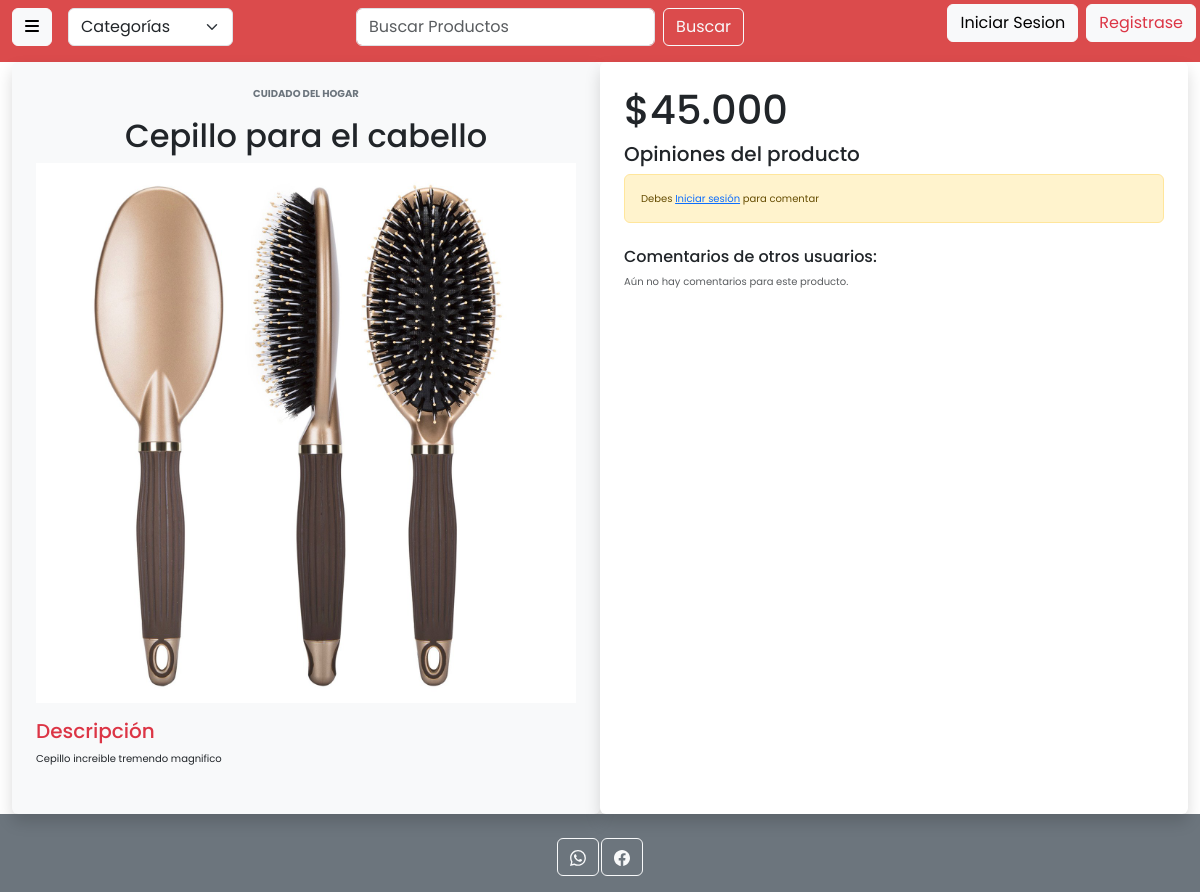
Screenshot of /index.php?action=productinfo&codigo=7 with the database file from the repository.
### tables this page shows
CREATE TABLE IF NOT EXISTS `producto` (
  `codigo` int NOT NULL AUTO_INCREMENT,
  `IdCategoria` int NOT NULL,
  `descripcion` varchar(300) DEFAULT NULL,
  `precio` bigint DEFAULT NULL,
  `foto` blob,
  `nombre` varchar(25) DEFAULT NULL,
  `cantidad` int NOT NULL,
  `estado` tinyint(1) DEFAULT '1',
  PRIMARY KEY (`codigo`),
  KEY `IdCategoria` (`IdCategoria`)
);

CREATE TABLE IF NOT EXISTS `categoria` (
  `IdCategoria` int NOT NULL AUTO_INCREMENT,
  `nombre` varchar(35) DEFAULT NULL,
  PRIMARY KEY (`IdCategoria`)
);

### controller/ProductoController.php (called while the page is built, shortened)
<?php
require_once './model/ProductoModel.php';
require_once './config/database.php';
class ProductoController
{
    private $ProductoModel;
    public function __construct()
    {
        $database = new Database();
        $this->db = $database->getConnection();
        $this->ProductoModel = new ProductoModel($this->db);
    }
    public function ProductoByCodigo()
    {
        $codigo = $_GET['codigo'] ?? '';
        return $this->ProductoModel->ProductoByCodigoWithCategoria($codigo);
    }
}

### config/database.php (called while the page is built, shortened)
<?php
class Database{
private $host ="localhost";
private $dtabase = "inver_magnus";
private $username = "root";
private $password = "";
public function getConnection(){
    $this->conn = null;
    try{
        $this->conn = new PDO("mysql:host=".$this->host. ";dbname=".$this->dtabase, $this->username, $this->password);
        $this->conn->exec("set names utf8");
    }catch(PDOException $exception){
        echo "Error de conexión ".$exception->getMessage();
    }
    return $this->conn;
}
}

### model/ProductoModel.php (called while the page is built, shortened)
<?php
class ProductoModel{
    private $conn;
    private $table = 'producto';
    public function __construct($db){
        $this->conn= $db;
    }
    public function ProductoByCodigoWithCategoria($codigo){
        $query = "SELECT p.*, c.nombre AS categoria_nombre FROM " . $this->table . " p
                  LEFT JOIN categoria c ON p.IdCategoria = c.IdCategoria
                  WHERE p.codigo LIKE ?";
        $stmt = $this->conn->prepare($query);
        $stmt->execute(['%' . $codigo . '%']);
        return $stmt->fetchAll(PDO::FETCH_ASSOC);
    }
    }

### views/productinfo.php (the view, shortened to what this page needs)
<!DOCTYPE html>
<html lang="es">
<head>
    <link rel="stylesheet" href="https://cdn.jsdelivr.net/npm/bootstrap@5.3.2/dist/css/bootstrap.min.css">
    <link rel="stylesheet" href="css/productinfo.css">
    <link rel="stylesheet" href="https://cdnjs.cloudflare.com/ajax/libs/font-awesome/6.0.0-beta3/css/all.min.css" />
</head>
<body>
    <div class="container-fluid" id="cajamadre">
        <div class="row">
            <div class="col-md-3 d-flex align-items-center gap-2">
                <button class="btn btn-light me-2" type="button" data-bs-toggle="offcanvas" data-bs-target="#menuLateral" aria-controls="menuLateral" aria-label="Toggle navigation">
                    <i class="fas fa-bars"></i>
                </button>
                <form method="get" action="index.php?action=verCategoria">
                    <select name="IdCategoria" class="form-select w-75" onchange="this.form.submit()">
                        <option value="">Categorías</option>
                    </select>
                </form>
            </div>
            <div class="col-md-5 p-1">
                <form action="index.php?action=barraBusqueda" method="get" class="d-flex p-1">
                    <input class="form-control mx-5 me-2" name="nombre" type="text" placeholder="Buscar Productos" />
                    <button class="btn btn-outline-light me-5" type="submit">Buscar</button>
                </form>
            </div>
            <?php
            $logeado = isset($_SESSION['cliente']);
            ?>
            <?php if (!$logeado): ?>
                <div id="regis" class="col-md-4 p-1 d-flex justify-content-end">
                    <form action="index.php?action=login" method="GET" class="me-2">
                        <button type="submit" name="action" value="login" class="btn btn-light text-black h-100">Iniciar Sesion</button>
                    </form>
                    <form action="index.php?action=insertUser" method="GET" class="">
                        <button type="submit" name="action" value="insertUser" class="btn btn-light text-danger h-100 ">Registrase</button>
                    </form>
                </div>
            <?php endif; ?>
            <div id="regis" class="col-md-4 p-1 d-flex justify-content-end align-items-center">
            </div>
        </div>
    </div>
    <div class="container-fluid" id="detallesproducto">
        <div class="container-fluid">
            <div class="row">
                <div class="col-md-6 p-4 bg-light rounded shadow">
                    <?php foreach ($Productos as $producto): ?>
                        <p class="text-uppercase fw-bold text-center text-secondary"><?php echo $producto['categoria_nombre']; ?></p>
                        <h2 class="text-center"><?php echo $producto['nombre']; ?></h2>
                        <img src="photo/<?= $producto['foto'] ?>" alt="Imagen producto" class="img-fluid d-block mx-auto">
                        <div class="text-start mt-3">
                            <h5 class="text-danger">Descripción</h5>
                            <p><?php echo $producto['descripcion']; ?></p>
                        </div>
                </div>
                <div class="col-md-6 p-4 bg-white rounded shadow">
                    <h1 class="text-start">$<?= number_format($producto['precio'], 0, '', '.') ?></h1>
                <?php endforeach; ?>
                <h5 class="text-start">Opiniones del producto</h5>
                <?php if (isset($_SESSION['cliente'])): ?>
                    <form action="index.php?action=comentarProducto" method="post" id="formComentario">
                        <input type="hidden" name="codigo" value="<?= $producto['codigo'] ?>">
                        <div class="mb-3">
                            <label for="comentario" class="form-label">Tu comentario:</label>
                            <textarea name="comentario" class="form-control" required></textarea>
                        </div>
                        <button type="submit" class="btn btn-danger">Enviar comentario</button>
                    </form>
                <?php else: ?>
                    <div class="alert alert-warning">Debes <a href="index.php?action=login">Iniciar sesión</a> para comentar
                    </div>
                <?php endif; ?>
                <div class="mt-4">
                    <h6>Comentarios de otros usuarios:</h6>
                    <?php if (!empty($Comentarios)): ?>
                        <?php foreach ($Comentarios as $comentario): ?>
                            <div class="border rounded p-2 mb-2">
                                <strong><?= htmlspecialchars($comentario['nombres']) ?></strong>
                                <span class="text-muted" style="font-size:0.9em;"><?= htmlspecialchars($comentario['fecha']) ?></span>
                                <p class="mb-0"><?= htmlspecialchars($comentario['comentario']) ?></p>
                            </div>
                        <?php endforeach; ?>
                    <?php else: ?>
                        <p class="text-muted">Aún no hay comentarios para este producto.</p>
                    <?php endif; ?>
                </div>
                </div>
            </div>
        </div>
    </div>
    <div class="container-fluid footer bg-secondary">
        <div class="row">
            <div class="col-12 p-3 mt-2 text-center">
                <button class="btn btn-outline-light"></button>
                <button class="btn btn-outline-light"></button>
            </div>
        </div>
    </div>
</body>
</html>

### css/productinfo.css (style rules this page uses)
body { font-family: 'Poppins'; font-size: 10px; font-style: bold; }
* { padding: 0; margin: 0; }
#cajamadre { width: 100%; background-color: #db4b4c; }
#regis { display: flex; flex-direction: row; justify-content: flex-end; align-items: start; }

### rows the page displays
producto: IdCategoria.nombre "CUIDADO DEL HOGAR", nombre "Cepillo para el cabello", foto (picture), descripcion "Cepillo increible tremendo magnifico", precio "45.000"
